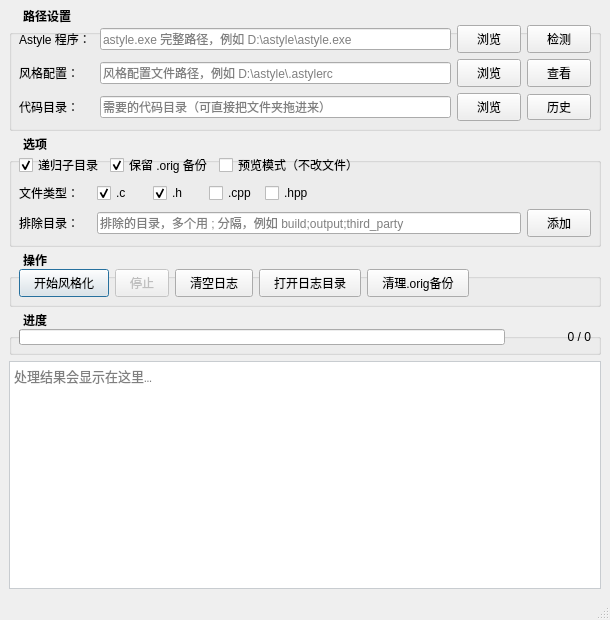
<?xml version="1.0" encoding="UTF-8"?>
<ui version="4.0">
 <class>MainWindow</class>
 <widget class="QMainWindow" name="MainWindow">
  <property name="geometry">
   <rect>
    <x>0</x>
    <y>0</y>
    <width>610</width>
    <height>620</height>
   </rect>
  </property>
  <property name="sizePolicy">
   <sizepolicy hsizetype="Preferred" vsizetype="Preferred">
    <horstretch>0</horstretch>
    <verstretch>0</verstretch>
   </sizepolicy>
  </property>
  <property name="minimumSize">
   <size>
    <width>610</width>
    <height>620</height>
   </size>
  </property>
  <property name="windowTitle">
   <string>思远Astyle代码风格化工具 V0.1</string>
  </property>
  <property name="styleSheet">
   <string notr="true">QGroupBox{font-weight:600;margin-top:6px;}QGroupBox::title{subcontrol-origin:margin;left:8px;padding:0 4px;}QPushButton{padding:4px 14px;}</string>
  </property>
  <widget class="QWidget" name="centralwidget">
   <layout class="QVBoxLayout" name="verticalLayout_3">
    <item>
     <widget class="QGroupBox" name="pathBox">
      <property name="title">
       <string>路径设置</string>
      </property>
      <layout class="QVBoxLayout" name="verticalLayout">
       <item>
        <layout class="QHBoxLayout" name="horizontalLayout">
         <item>
          <widget class="QLabel" name="labelExe">
           <property name="minimumSize">
            <size>
             <width>75</width>
             <height>16</height>
            </size>
           </property>
           <property name="text">
            <string>Astyle 程序：</string>
           </property>
          </widget>
         </item>
         <item>
          <widget class="PathLineEdit" name="exe_edit">
           <property name="placeholderText">
            <string>astyle.exe 完整路径，例如 D:\astyle\astyle.exe</string>
           </property>
          </widget>
         </item>
         <item>
          <widget class="QPushButton" name="btn_exe">
           <property name="minimumSize">
            <size>
             <width>64</width>
             <height>0</height>
            </size>
           </property>
           <property name="maximumSize">
            <size>
             <width>64</width>
             <height>16777215</height>
            </size>
           </property>
           <property name="text">
            <string>浏览</string>
           </property>
          </widget>
         </item>
         <item>
          <widget class="QPushButton" name="btn_check">
           <property name="minimumSize">
            <size>
             <width>64</width>
             <height>0</height>
            </size>
           </property>
           <property name="maximumSize">
            <size>
             <width>64</width>
             <height>16777215</height>
            </size>
           </property>
           <property name="text">
            <string>检测</string>
           </property>
          </widget>
         </item>
        </layout>
       </item>
       <item>
        <layout class="QHBoxLayout" name="horizontalLayout_2">
         <item>
          <widget class="QLabel" name="labelRc">
           <property name="minimumSize">
            <size>
             <width>75</width>
             <height>16</height>
            </size>
           </property>
           <property name="text">
            <string>风格配置：</string>
           </property>
          </widget>
         </item>
         <item>
          <widget class="PathLineEdit" name="rc_edit">
           <property name="placeholderText">
            <string>风格配置文件路径，例如 D:\astyle\.astylerc</string>
           </property>
          </widget>
         </item>
         <item>
          <widget class="QPushButton" name="btn_rc">
           <property name="minimumSize">
            <size>
             <width>64</width>
             <height>0</height>
            </size>
           </property>
           <property name="maximumSize">
            <size>
             <width>64</width>
             <height>16777215</height>
            </size>
           </property>
           <property name="text">
            <string>浏览</string>
           </property>
          </widget>
         </item>
         <item>
          <widget class="QPushButton" name="btn_rc_view">
           <property name="minimumSize">
            <size>
             <width>64</width>
             <height>0</height>
            </size>
           </property>
           <property name="maximumSize">
            <size>
             <width>64</width>
             <height>16777215</height>
            </size>
           </property>
           <property name="text">
            <string>查看</string>
           </property>
          </widget>
         </item>
        </layout>
       </item>
       <item>
        <layout class="QHBoxLayout" name="horizontalLayout_3">
         <item>
          <widget class="QLabel" name="labelDir">
           <property name="minimumSize">
            <size>
             <width>75</width>
             <height>16</height>
            </size>
           </property>
           <property name="text">
            <string>代码目录：</string>
           </property>
          </widget>
         </item>
         <item>
          <widget class="PathLineEdit" name="dir_edit">
           <property name="placeholderText">
            <string>需要的代码目录（可直接把文件夹拖进来）</string>
           </property>
          </widget>
         </item>
         <item>
          <widget class="QPushButton" name="btn_dir">
           <property name="minimumSize">
            <size>
             <width>64</width>
             <height>0</height>
            </size>
           </property>
           <property name="maximumSize">
            <size>
             <width>64</width>
             <height>16777215</height>
            </size>
           </property>
           <property name="text">
            <string>浏览</string>
           </property>
          </widget>
         </item>
         <item>
          <widget class="QToolButton" name="btn_history">
           <property name="minimumSize">
            <size>
             <width>64</width>
             <height>26</height>
            </size>
           </property>
           <property name="toolTip">
            <string>选择历史代码目录（最近 10 个）</string>
           </property>
           <property name="text">
            <string>历史</string>
           </property>
          </widget>
         </item>
        </layout>
       </item>
      </layout>
     </widget>
    </item>
    <item>
     <widget class="QGroupBox" name="optBox">
      <property name="title">
       <string>选项</string>
      </property>
      <layout class="QVBoxLayout" name="verticalLayout_2">
       <item>
        <layout class="QHBoxLayout" name="horizontalLayout_6">
         <item>
          <widget class="QCheckBox" name="chk_recursive">
           <property name="toolTip">
            <string>处理代码目录及其所有子目录</string>
           </property>
           <property name="text">
            <string>递归子目录</string>
           </property>
           <property name="checked">
            <bool>true</bool>
           </property>
          </widget>
         </item>
         <item>
          <widget class="QCheckBox" name="chk_backup">
           <property name="toolTip">
            <string>格式化前把原文件复制为 文件名.orig（由本程序完成，非 astyle 生成）</string>
           </property>
           <property name="text">
            <string>保留 .orig 备份</string>
           </property>
           <property name="checked">
            <bool>true</bool>
           </property>
          </widget>
         </item>
         <item>
          <widget class="QCheckBox" name="chk_dryrun">
           <property name="toolTip">
            <string>在临时副本上试运行，只报告哪些文件会被修改，原文件零改动</string>
           </property>
           <property name="text">
            <string>预览模式（不改文件）</string>
           </property>
          </widget>
         </item>
         <item>
          <spacer name="horizontalSpacer_2">
           <property name="orientation">
            <enum>Qt::Horizontal</enum>
           </property>
           <property name="sizeHint" stdset="0">
            <size>
             <width>120</width>
             <height>20</height>
            </size>
           </property>
          </spacer>
         </item>
        </layout>
       </item>
       <item>
        <layout class="QHBoxLayout" name="horizontalLayout_7">
         <item>
          <widget class="QLabel" name="labelExt">
           <property name="minimumSize">
            <size>
             <width>72</width>
             <height>0</height>
            </size>
           </property>
           <property name="text">
            <string>文件类型：</string>
           </property>
          </widget>
         </item>
         <item>
          <widget class="QCheckBox" name="chk_ext_c">
           <property name="minimumSize">
            <size>
             <width>50</width>
             <height>0</height>
            </size>
           </property>
           <property name="text">
            <string>.c</string>
           </property>
           <property name="checked">
            <bool>true</bool>
           </property>
          </widget>
         </item>
         <item>
          <widget class="QCheckBox" name="chk_ext_h">
           <property name="minimumSize">
            <size>
             <width>50</width>
             <height>0</height>
            </size>
           </property>
           <property name="text">
            <string>.h</string>
           </property>
           <property name="checked">
            <bool>true</bool>
           </property>
          </widget>
         </item>
         <item>
          <widget class="QCheckBox" name="chk_ext_cpp">
           <property name="minimumSize">
            <size>
             <width>50</width>
             <height>0</height>
            </size>
           </property>
           <property name="text">
            <string>.cpp</string>
           </property>
          </widget>
         </item>
         <item>
          <widget class="QCheckBox" name="chk_ext_hpp">
           <property name="minimumSize">
            <size>
             <width>50</width>
             <height>0</height>
            </size>
           </property>
           <property name="text">
            <string>.hpp</string>
           </property>
          </widget>
         </item>
         <item>
          <spacer name="horizontalSpacer_3">
           <property name="orientation">
            <enum>Qt::Horizontal</enum>
           </property>
           <property name="sizeHint" stdset="0">
            <size>
             <width>150</width>
             <height>20</height>
            </size>
           </property>
          </spacer>
         </item>
        </layout>
       </item>
       <item>
        <layout class="QHBoxLayout" name="horizontalLayout_8">
         <item>
          <widget class="QLabel" name="labelExclude">
           <property name="minimumSize">
            <size>
             <width>72</width>
             <height>0</height>
            </size>
           </property>
           <property name="text">
            <string>排除目录：</string>
           </property>
          </widget>
         </item>
         <item>
          <widget class="QLineEdit" name="exclude_edit">
           <property name="placeholderText">
            <string>排除的目录，多个用 ; 分隔，例如 build;output;third_party</string>
           </property>
          </widget>
         </item>
         <item>
          <widget class="QPushButton" name="btn_add_exclude">
           <property name="minimumSize">
            <size>
             <width>64</width>
             <height>0</height>
            </size>
           </property>
           <property name="maximumSize">
            <size>
             <width>64</width>
             <height>16777215</height>
            </size>
           </property>
           <property name="text">
            <string>添加</string>
           </property>
          </widget>
         </item>
        </layout>
       </item>
      </layout>
     </widget>
    </item>
    <item>
     <widget class="QGroupBox" name="groupBox_2">
      <property name="title">
       <string>操作</string>
      </property>
      <layout class="QHBoxLayout" name="horizontalLayout_4">
       <item>
        <widget class="QPushButton" name="btn_start">
         <property name="minimumSize">
          <size>
           <width>0</width>
           <height>0</height>
          </size>
         </property>
         <property name="text">
          <string>开始风格化</string>
         </property>
         <property name="default">
          <bool>true</bool>
         </property>
        </widget>
       </item>
       <item>
        <widget class="QPushButton" name="btn_stop">
         <property name="enabled">
          <bool>false</bool>
         </property>
         <property name="text">
          <string>停止</string>
         </property>
        </widget>
       </item>
       <item>
        <widget class="QPushButton" name="btn_clear">
         <property name="text">
          <string>清空日志</string>
         </property>
        </widget>
       </item>
       <item>
        <widget class="QPushButton" name="btn_open_log">
         <property name="text">
          <string>打开日志目录</string>
         </property>
        </widget>
       </item>
       <item>
        <widget class="QPushButton" name="btn_clean_orig">
         <property name="toolTip">
          <string>删除代码目录下的 .orig 备份文件（递归范围跟随“递归子目录”勾选）</string>
         </property>
         <property name="text">
          <string>清理.orig备份</string>
         </property>
        </widget>
       </item>
       <item>
        <spacer name="horizontalSpacer">
         <property name="orientation">
          <enum>Qt::Horizontal</enum>
         </property>
         <property name="sizeHint" stdset="0">
          <size>
           <width>101</width>
           <height>20</height>
          </size>
         </property>
        </spacer>
       </item>
      </layout>
     </widget>
    </item>
    <item>
     <widget class="QGroupBox" name="groupBox">
      <property name="title">
       <string>进度</string>
      </property>
      <layout class="QHBoxLayout" name="horizontalLayout_5">
       <item>
        <widget class="QProgressBar" name="progress">
         <property name="sizePolicy">
          <sizepolicy hsizetype="Expanding" vsizetype="Preferred">
           <horstretch>0</horstretch>
           <verstretch>0</verstretch>
          </sizepolicy>
         </property>
         <property name="minimumSize">
          <size>
           <width>380</width>
           <height>16</height>
          </size>
         </property>
         <property name="maximumSize">
          <size>
           <width>16777215</width>
           <height>16</height>
          </size>
         </property>
         <property name="minimum">
          <number>0</number>
         </property>
         <property name="maximum">
          <number>1</number>
         </property>
         <property name="value">
          <number>0</number>
         </property>
         <property name="alignment">
          <set>Qt::AlignCenter</set>
         </property>
         <property name="textVisible">
          <bool>false</bool>
         </property>
        </widget>
       </item>
       <item>
        <widget class="QLabel" name="progress_label">
         <property name="minimumSize">
          <size>
           <width>80</width>
           <height>0</height>
          </size>
         </property>
         <property name="text">
          <string>0 / 0</string>
         </property>
         <property name="alignment">
          <set>Qt::AlignRight|Qt::AlignTrailing|Qt::AlignVCenter</set>
         </property>
        </widget>
       </item>
      </layout>
     </widget>
    </item>
    <item>
     <widget class="QPlainTextEdit" name="log_edit">
      <property name="font">
       <font>
        <family>Consolas</family>
        <pointsize>10</pointsize>
       </font>
      </property>
      <property name="styleSheet">
       <string notr="true">QPlainTextEdit{background:#ffffff;border:1px solid #c8ccd0;}</string>
      </property>
      <property name="lineWrapMode">
       <enum>QPlainTextEdit::NoWrap</enum>
      </property>
      <property name="readOnly">
       <bool>true</bool>
      </property>
      <property name="placeholderText">
       <string>处理结果会显示在这里…</string>
      </property>
     </widget>
    </item>
   </layout>
  </widget>
  <widget class="QStatusBar" name="statusbar"/>
 </widget>
 <customwidgets>
  <customwidget>
   <class>PathLineEdit</class>
   <extends>QLineEdit</extends>
   <header>path_line_edit</header>
  </customwidget>
 </customwidgets>
 <resources/>
 <connections/>
</ui>
